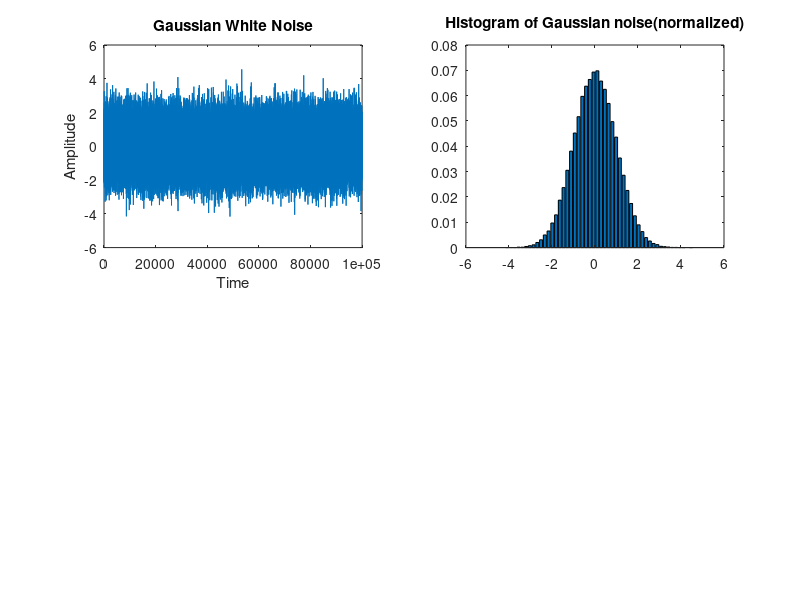

MATLAB code to generate this figure:
%Gaussian White Noise signal

N = 100000;
sigma = 5;
xmean = 0;
BINS = 50;
gaussian_signal = sqrt(sigma) * randn(1,length(N)) + xmean;

sn = randn(1,N);
sn = sn - mean(sn);

figure(1)
subplot(2,2,1)
plot (1:N , sn)
title('Gaussian White Noise')
xlabel('Time'); ylabel('Amplitude');

% Estimating PDF (Probability distribution function)

subplot(2,2,2)
[HIST , center1] = hist(sn , BINS) ;
HIST = HIST./N;
bar (center1 , HIST)
title('Histogram of Gaussian noise(normalized)');